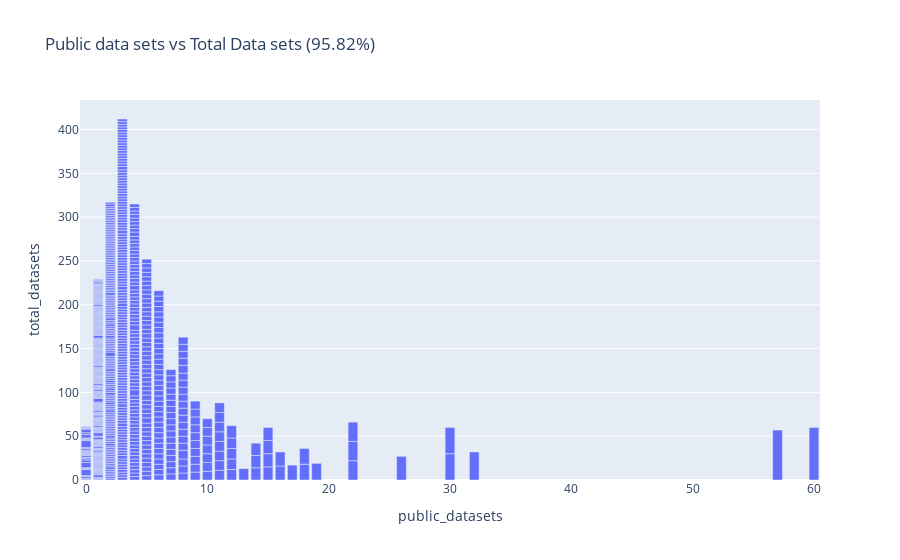

Notebook cell for this chart:
### Markdown cell above
## General Metrics

In this section of the notebook, we extract general metrics over all sources, such as the implementation rate and data set statistics. We also count the number of theoretical papers and *drop them from the dataset* s.t. as they are not part of any further analysis.

### Code cell
# Create a general dataset statistics table
header = source_order
years = list(df["year"].unique())

values = []
for year in years:
    values.append([])
    for source in header:
        subset = df[(df["source"] == source) & (df["year"] == year)]
        values[-1].append(f"{len(subset[subset["theoretical"] == False])} ({len(subset[subset["theoretical"] == True])})")

# Add total row
values.append([])
for source in header:
    subset = df[(df["source"] == source)]
    values[-1].append(f"{len(subset[subset["theoretical"] == False])} ({len(subset[subset["theoretical"] == True])})")
gen_stats = latex.latex_table(columns=header, rows=years + ["Total"], values=values, label="tab:data_summary", column_char="r",
                              caption="A summary of the collected data, where the first number represents the number of applicable reviews "
                                      "and the number of excluded (theoretical) papers is represented in brackets. "
                                      f"We collected {len(df[df["theoretical"] == False])} applicable reviews out of {len(df)} total papers reviewed.")
latex.compile_latex(gen_stats, "tables/general_statistics")
# Measure the amount of theoretical papers that we will have to discount
theoretical_papers = df["theoretical"].sum()
print(f"Total number of theoretical papers: {theoretical_papers}. Percentage: {(theoretical_papers / len(df) * 100).round(4)}%")

df = df[df["theoretical"] == False]
df.drop(["theoretical"], axis=1, inplace=True)
print(f"Total number of applicable papers: {len(df)}")

# Measure the amount of papers that have implementation URLS
print(f"Total number of implementation URLs: {df["implementation_url"].sum()}. Percentage: {(df["implementation_url"].sum() / len(df) * 100).round(4)}%")

# Measure the amount of data sets used and how many were public vs private
avg = (df["public_datasets"].sum() / df["total_datasets"].sum() * 100).round(2)
title = f"Public data sets vs Total Data sets ({avg}%)"
plot = px.bar(df, x="public_datasets", y="total_datasets", title=title)
plot.show()

df["public_data_fraction"] = df["public_datasets"] / df["total_datasets"]
print("Number of papers / percentage that only use private data:", len(df[df["public_datasets"] == 0]), round(len(df[df["public_datasets"] == 0]) / len(df) * 100, 2))
df.drop(["public_datasets", "total_datasets"], axis=1, inplace=True)


# Calculate the papers with implementation url and cost >= 5 based on the guideline
bad_url_count = len(df[(df["implementation_url"] == True) & (df["Implementation"] >= 5)])
print(f"The bad URL count is: {bad_url_count}")

# Calculate the average rating for each paper (Excluding expertise)
df["Average"] = df[review_categories[0:-1]].mean(axis=1)

### Figure 1 — Plotly figure (JSON) as saved in the notebook; plotly's stock layout.template omitted (floating-point values rounded to 4 significant figures; data arrays with more than 128 entries replaced by an {"elided": "..."} marker saying what was removed)
{"data": [{"hovertemplate": "public_datasets=%{x}<br>total_datasets=%{y}<extra></extra>", "legendgroup": "", "marker": {"color": "#636efa", "pattern": {"shape": ""}}, "name": "", "orientation": "v", "showlegend": false, "textposition": "auto", "type": "bar", "x": {"elided": "777 int values"}, "xaxis": "x", "y": {"elided": "777 int values"}, "yaxis": "y"}], "layout": {"barmode": "relative", "legend": {"tracegroupgap": 0}, "title": {"text": "Public data sets vs Total Data sets (95.82%)"}, "xaxis": {"anchor": "y", "domain": [0, 1], "title": {"text": "public_datasets"}}, "yaxis": {"anchor": "x", "domain": [0, 1], "title": {"text": "total_datasets"}}}}
